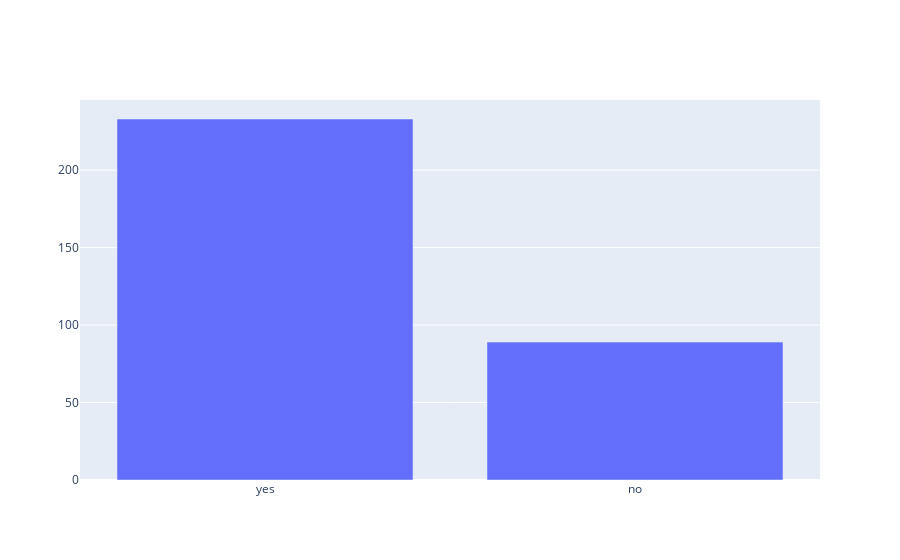

Source (notebook cell):
### Code cell
fig = go.Figure([go.Bar(x = ['yes', 'no'], y = data.Loan_Status.value_counts())])
# collab mode
#fig.show(renderer="colab")

# standalone mode
fig.show()

### Figure 1 — Plotly figure (JSON) as saved in the notebook; plotly's stock layout.template omitted (floating-point values rounded to 4 significant figures)
{"data": [{"type": "bar", "x": ["yes", "no"], "y": [233, 89]}], "layout": {}}
